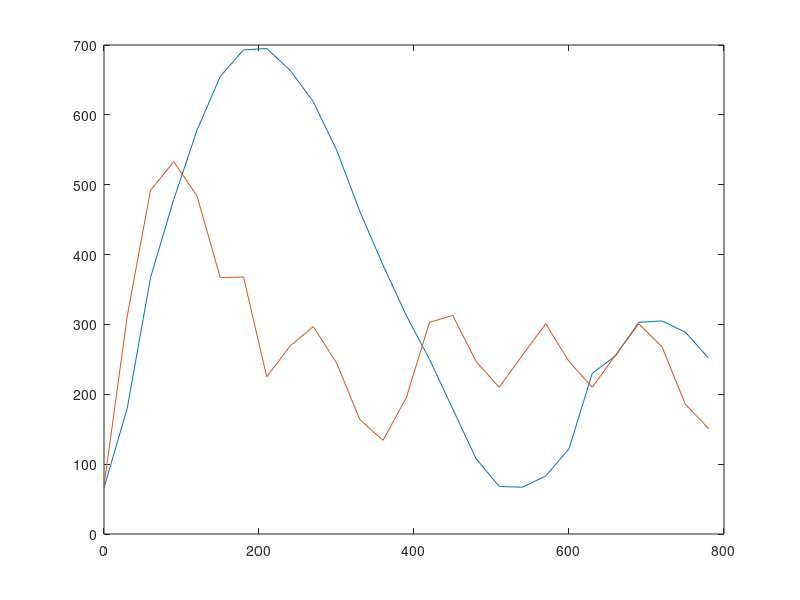
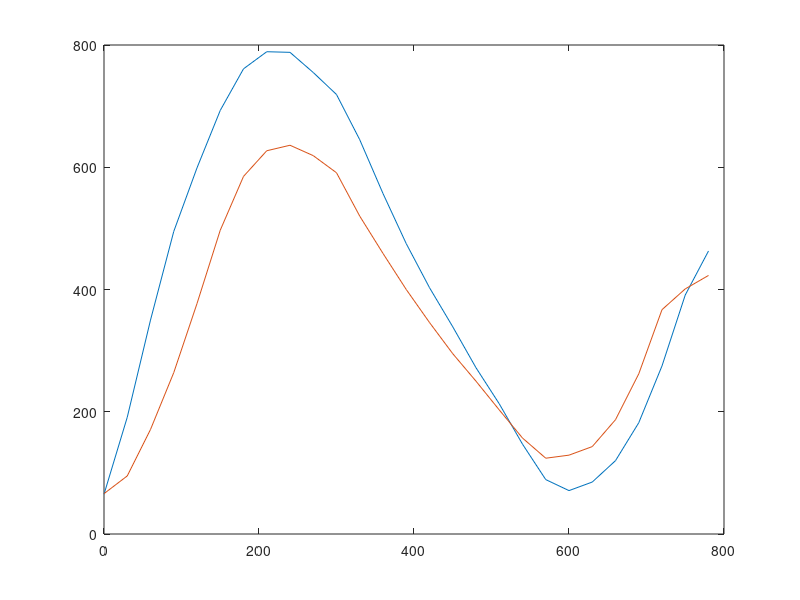
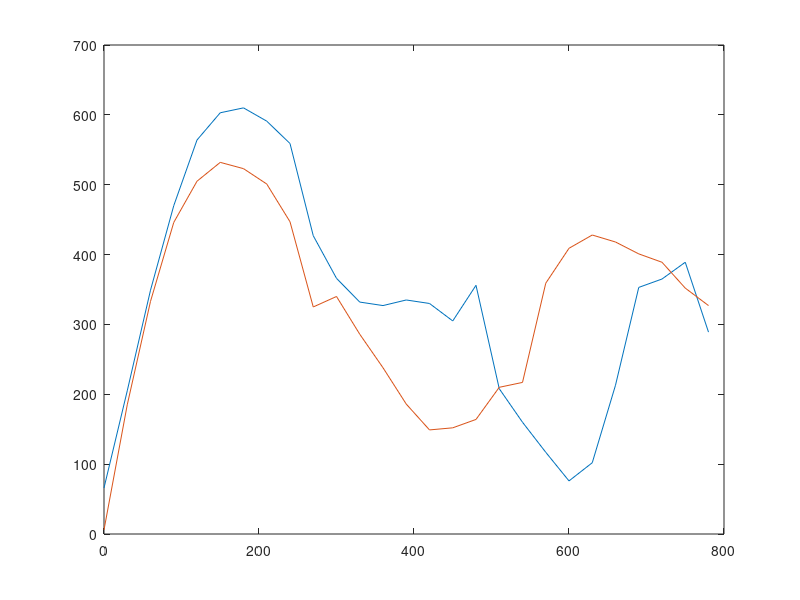
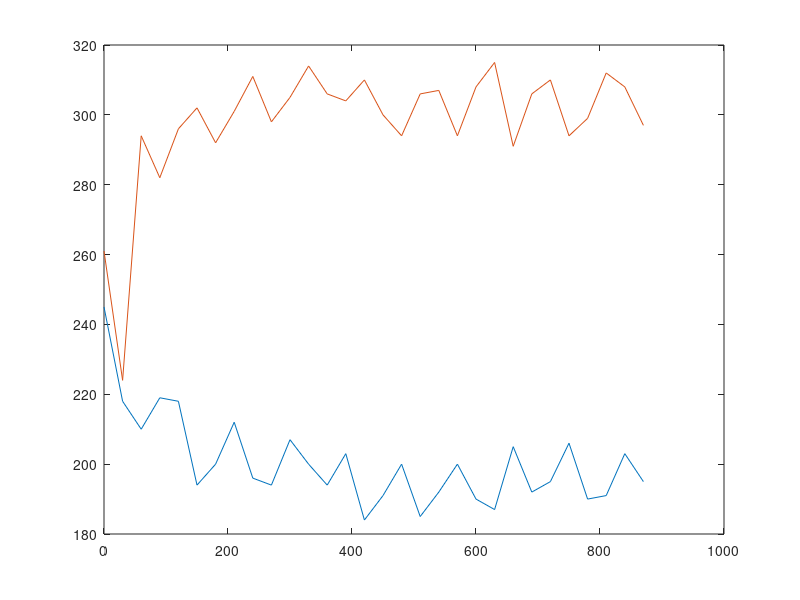

These figures' MATLAB source, in order:
a = [66 180 367 479 578 655 693 695 664 619 550 462 385 313 250 179 108 68 67 83 122 230 255 303 305 289 252];
b = [69 312 492 533 484 367 368 225 269 297 245 164 134 195 303 313 247 210 256 301 247 210 256 301 268 186 151];
c = [65 191 350 495 599 693 761 789 788 755 719 645 557 475 403 339 272 213 147 89 71 85 120 182 275 391 463];
d = [66 95 171 264 377 497 585 627 636 619 591 520 459 400 346 295 250 203 157 124 129 143 187 262 367 401 423];
e = [66 205 349 470 564 603 610 591 559 427 366 332 327 335 330 305 356 208 160 117 76 102 213 353 365 389 289];
f = [6 185 333 446 505 532 523 501 447 325 340 286 238 186 149 152 164 210 217 359 409 428 418 401 389 352 327];
y = [0:30:780];
figure
plot(y,a);
hold on 
plot(y,b);
figure
plot(y,c);
hold on
plot(y,d);
figure
plot(y,e);
hold on
plot(y,f);
g = [245 218 210 219 218 194 200 212 196 194 207 200 194 203 184 191 200 185 192 200 190 187 205 192 195 206 190 191 203 195];
h = [261 224 294 282 296 302 292 301 311 298 305 314 306 304 310 300 294 306 307 294 308 315 291 306 310 294 299 312 308 297];
y1 = [0:30:870];
figure
plot(y1,g);
hold on
plot(y1,h)
